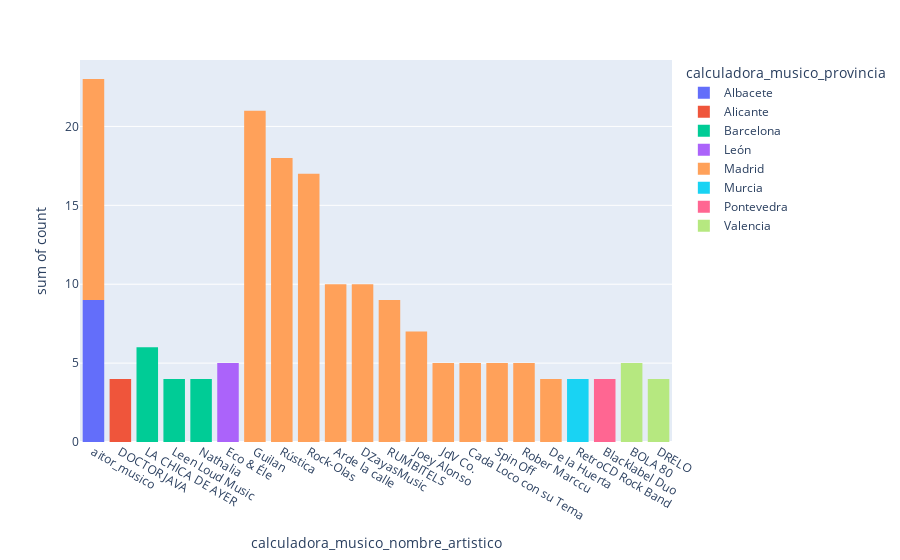

Notebook cell for this chart:
### Code cell
mus_count = mus_count[mus_count['count'] > 3]


fig = px.histogram(mus_count, 
                   x="calculadora_musico_nombre_artistico", 
                   y = 'count', 
                   color='calculadora_musico_provincia')

# fig.update_yaxes(range=[10, None])


fig.show()

### Figure 1 — Plotly figure (JSON) as saved in the notebook; plotly's stock layout.template omitted (floating-point values rounded to 4 significant figures)
{"data": [{"alignmentgroup": "True", "bingroup": "x", "histfunc": "sum", "hovertemplate": "calculadora_musico_provincia=Albacete<br>calculadora_musico_nombre_artistico=%{x}<br>sum of count=%{y}<extra></extra>", "legendgroup": "Albacete", "marker": {"color": "#636efa", "pattern": {"shape": ""}}, "name": "Albacete", "offsetgroup": "Albacete", "orientation": "v", "showlegend": true, "type": "histogram", "x": ["aitor_musico"], "xaxis": "x", "y": [9], "yaxis": "y"}, {"alignmentgroup": "True", "bingroup": "x", "histfunc": "sum", "hovertemplate": "calculadora_musico_provincia=Alicante<br>calculadora_musico_nombre_artistico=%{x}<br>sum of count=%{y}<extra></extra>", "legendgroup": "Alicante", "marker": {"color": "#EF553B", "pattern": {"shape": ""}}, "name": "Alicante", "offsetgroup": "Alicante", "orientation": "v", "showlegend": true, "type": "histogram", "x": ["DOCTOR JAVA"], "xaxis": "x", "y": [4], "yaxis": "y"}, {"alignmentgroup": "True", "bingroup": "x", "histfunc": "sum", "hovertemplate": "calculadora_musico_provincia=Barcelona<br>calculadora_musico_nombre_artistico=%{x}<br>sum of count=%{y}<extra></extra>", "legendgroup": "Barcelona", "marker": {"color": "#00cc96", "pattern": {"shape": ""}}, "name": "Barcelona", "offsetgroup": "Barcelona", "orientation": "v", "showlegend": true, "type": "histogram", "x": ["LA CHICA DE AYER", "Leen Loud Music", "Nathalia"], "xaxis": "x", "y": [6, 4, 4], "yaxis": "y"}, {"alignmentgroup": "True", "bingroup": "x", "histfunc": "sum", "hovertemplate": "calculadora_musico_provincia=León<br>calculadora_musico_nombre_artistico=%{x}<br>sum of count=%{y}<extra></extra>", "legendgroup": "León", "marker": {"color": "#ab63fa", "pattern": {"shape": ""}}, "name": "León", "offsetgroup": "León", "orientation": "v", "showlegend": true, "type": "histogram", "x": ["Eco & Éle"], "xaxis": "x", "y": [5], "yaxis": "y"}, {"alignmentgroup": "True", "bingroup": "x", "histfunc": "sum", "hovertemplate": "calculadora_musico_provincia=Madrid<br>calculadora_musico_nombre_artistico=%{x}<br>sum of count=%{y}<extra></extra>", "legendgroup": "Madrid", "marker": {"color": "#FFA15A", "pattern": {"shape": ""}}, "name": "Madrid", "offsetgroup": "Madrid", "orientation": "v", "showlegend": true, "type": "histogram", "x": ["Guilan", "Rústica", "Rock-Olas", "aitor_musico", "Arde la calle", "DZayasMusic", "RUMBITELS", "Joey Alonso", "JdV Co.", "Cada Loco con su Tema", "Spin Off", "Rober Marccu", "De la Huerta"], "xaxis": "x", "y": [21, 18, 17, 14, 10, 10, 9, 7, 5, 5, 5, 5, 4], "yaxis": "y"}, {"alignmentgroup": "True", "bingroup": "x", "histfunc": "sum", "hovertemplate": "calculadora_musico_provincia=Murcia<br>calculadora_musico_nombre_artistico=%{x}<br>sum of count=%{y}<extra></extra>", "legendgroup": "Murcia", "marker": {"color": "#19d3f3", "pattern": {"shape": ""}}, "name": "Murcia", "offsetgroup": "Murcia", "orientation": "v", "showlegend": true, "type": "histogram", "x": ["RetroCD Rock Band"], "xaxis": "x", "y": [4], "yaxis": "y"}, {"alignmentgroup": "True", "bingroup": "x", "histfunc": "sum", "hovertemplate": "calculadora_musico_provincia=Pontevedra<br>calculadora_musico_nombre_artistico=%{x}<br>sum of count=%{y}<extra></extra>", "legendgroup": "Pontevedra", "marker": {"color": "#FF6692", "pattern": {"shape": ""}}, "name": "Pontevedra", "offsetgroup": "Pontevedra", "orientation": "v", "showlegend": true, "type": "histogram", "x": ["Blacklabel Duo"], "xaxis": "x", "y": [4], "yaxis": "y"}, {"alignmentgroup": "True", "bingroup": "x", "histfunc": "sum", "hovertemplate": "calculadora_musico_provincia=Valencia<br>calculadora_musico_nombre_artistico=%{x}<br>sum of count=%{y}<extra></extra>", "legendgroup": "Valencia", "marker": {"color": "#B6E880", "pattern": {"shape": ""}}, "name": "Valencia", "offsetgroup": "Valencia", "orientation": "v", "showlegend": true, "type": "histogram", "x": ["BOLA 80", "DRELO"], "xaxis": "x", "y": [5, 4], "yaxis": "y"}], "layout": {"barmode": "relative", "legend": {"title": {"text": "calculadora_musico_provincia"}, "tracegroupgap": 0}, "margin": {"t": 60}, "xaxis": {"anchor": "y", "domain": [0, 1], "title": {"text": "calculadora_musico_nombre_artistico"}}, "yaxis": {"anchor": "x", "domain": [0, 1], "title": {"text": "sum of count"}}}}
